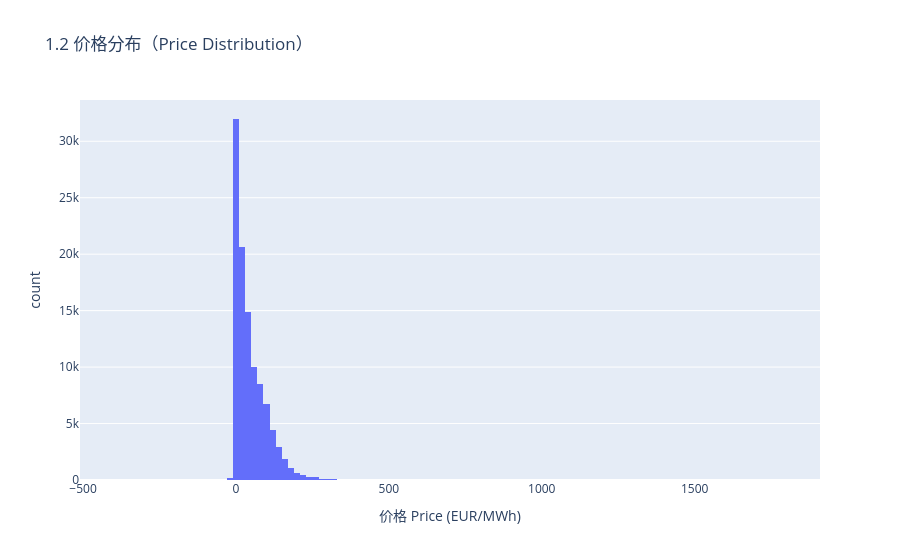

Notebook cell for this chart:
### Markdown cell above
## 1.2 价格分布（Price Distribution）

**这是什么图**：直方图（histogram）。把价格分成很多小格子，数每个格子里有多少条数据。

**怎么看**：
- 看横轴的**集中区域**：大部分价格集中在哪个区间？（可能 0~50 EUR/MWh？）
- 看**右尾巴**：有没有少数极端高价？（尖峰事件）
- 看有没有**负价格**：风电多的时候价格可能为负

**为什么重要**：了解"典型价格长什么样"，以后判断模型预测合不合理就有参照。

### Code cell
fig = px.histogram(df, x='price', nbins=120,
                   title='1.2 价格分布（Price Distribution）',
                   labels={'price': '价格 Price (EUR/MWh)', 'count': '数量 Count'})
fig.update_layout(showlegend=False)
fig.show()

### Figure 1 — Plotly figure (JSON) as saved in the notebook; plotly's stock layout.template omitted (floating-point values rounded to 4 significant figures; data arrays with more than 128 entries replaced by an {"elided": "..."} marker saying what was removed)
{"data": [{"bingroup": "x", "hovertemplate": "价格 Price (EUR/MWh)=%{x}<br>count=%{y}<extra></extra>", "legendgroup": "", "marker": {"color": "#636efa", "pattern": {"shape": ""}}, "name": "", "nbinsx": 120, "orientation": "v", "showlegend": false, "type": "histogram", "x": {"elided": "105216 float values"}, "xaxis": "x", "yaxis": "y"}], "layout": {"barmode": "relative", "legend": {"tracegroupgap": 0}, "showlegend": false, "title": {"text": "1.2 价格分布（Price Distribution）"}, "xaxis": {"anchor": "y", "domain": [0, 1], "title": {"text": "价格 Price (EUR/MWh)"}}, "yaxis": {"anchor": "x", "domain": [0, 1], "title": {"text": "count"}}}}
